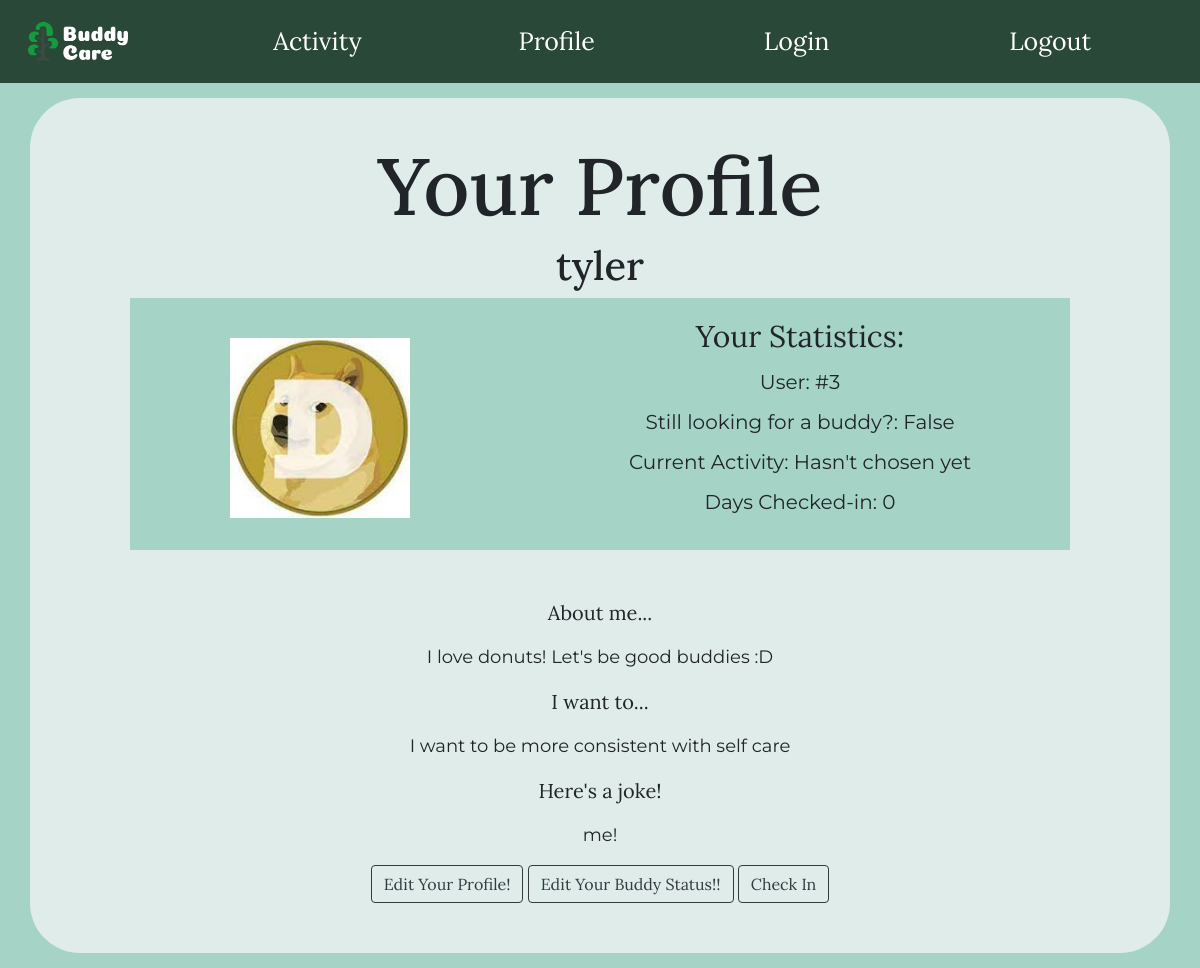
Before: /profile (signed in) with the older database file.
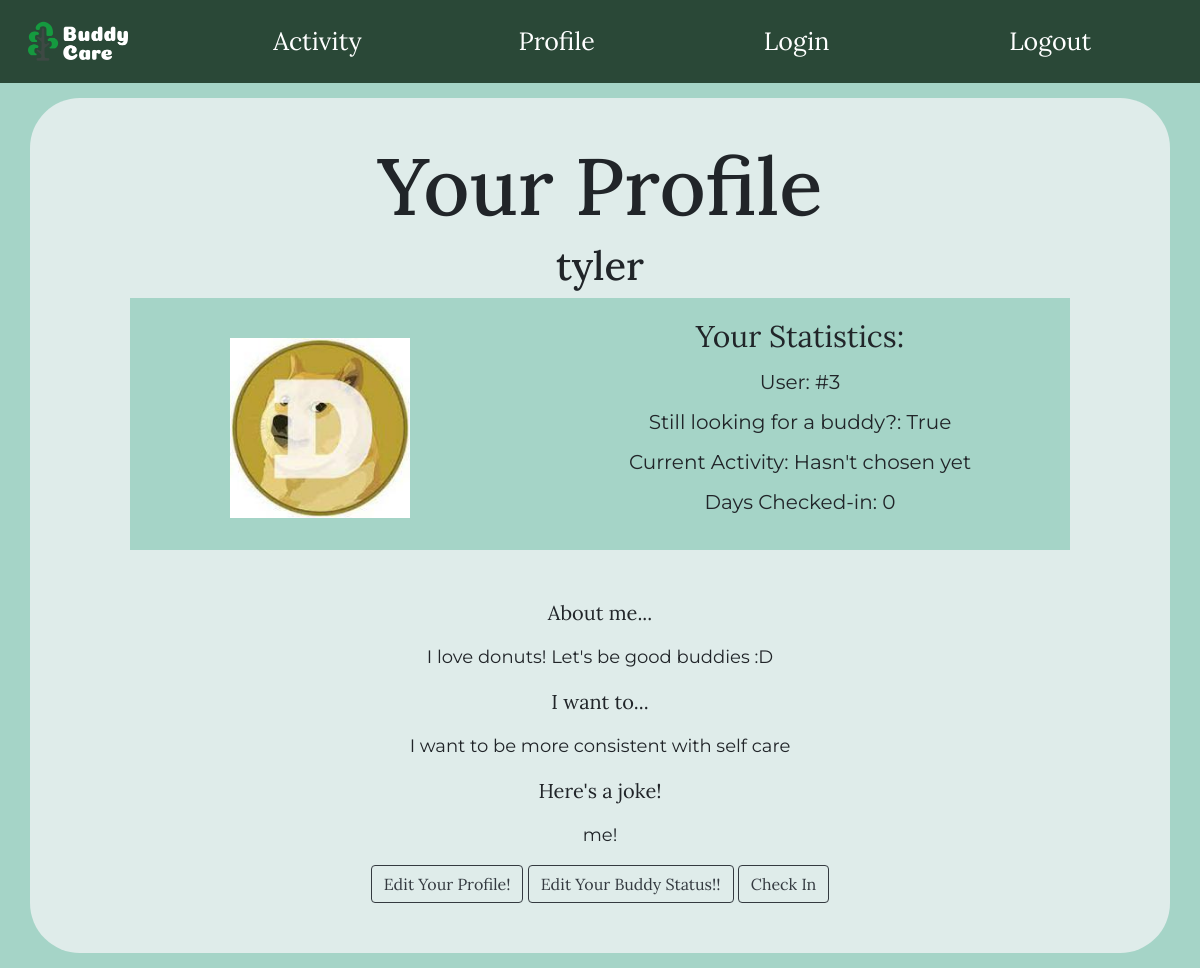
After: the same page with the newer database file.
### app.py (models this page shows, shortened)
class User(db.Model):
    id = db.Column("id", db.Integer, primary_key= True)
    username = db.Column("username", db.String(100))
    password = db.Column("password", db.String(100))
    bud = db.Column("bud", db.Boolean)
    activity = db.Column("activity", db.String(100))
    streak = db.Column("streak", db.Integer, primary_key=True)
    bio = db.Column("bio", db.String(300))
    achieve = db.Column("achieve", db.String(300))
    joke = db.Column("joke", db.String(200))
    budName = db.Column("buddy",db.String(200))
    image_file = db.Column("img", db.String(100), default="sunflowers.jpg")
    lastCheckIn= db.Column(db.DateTime, default=None)

### app.py (the view)
@app.route("/profile", methods=["POST", "GET"])
def profile():
    if "name" in session:
        user = User.query.filter_by(username=session['name']).first()
        if user == None:
            flash("Cannot find user. Try Again!")
            return redirect(url_for("home"))
        if request.method=="POST":
            if request.form['button'] == 'Remove Buddy':
                flash("Buddy removed :(")
                budName = user.budName
                buddy = User.query.filter_by(username=budName).first()
                user.budName = None
                buddy.budName = None
                user.bud = True
                buddy.bud = True
                db.session.commit()
                return render_template('profile.html', user=user)
            elif request.form["button"]== "Check In":
                if 'name' in session:
                    user = User.query.filter_by(username=session['name']).first()
                    if user.streak==0:
                        user.lastCheckIn= datetime.now()
                        user.streak=1
                    else:
                        difference = datetime.now() - user.lastCheckIn
                        daysPassed = difference.days
                        if (daysPassed >= 1):
                            user.streak= user.streak+1
                            user.lastCheckIn=datetime.now()
                            user.streak= user.streak+1
                        else:
                            flash("You already checked in once today!")
                    db.session.commit()
                return render_template('profile.html', user=user)
            else:
                bio = request.form["bio"]
                achieve = request.form["achieve"]
                joke = request.form["joke"]
                pfp = request.files["pfp"]
                if bio:
                    user.bio = bio
                if achieve:
                    user.achieve = achieve
                if joke:
                    user.joke = joke
                if pfp:
                    flash("Profile Successfully Changed")
                    picture_file = save_picture(pfp)
                    user.image_file = picture_file
                db.session.commit()
                return render_template('profile.html', user=user)
        else:
            return render_template('profile.html', user=user)
    else:
        flash("You must login first!")
        return redirect(url_for("login"))

### app.py (called while the page is built)
@app.before_request
def before_request():
    g.user = None
    if User:
        if 'name' in session and not(session['name'] == None):
            user = User.query.filter_by(username = session['name']).first()
            g.user = user

### templates/profile.html (shortened to what this page needs)
{% extends "base.html" %}
{% block content %}
<head>
</head>
  <body>
    <div class="container">
      <h1 class="title">Your Profile</h1>
      <h1>{{user.username}}</h1>
      <div class="image" class="left" style="float: left; padding: 0 20px 20px 0;; width: 200px; overflow: hidden; height: 200px; display: block; margin: 40px 100px 40px">
        <img src= "static/images/{{ user.image_file }}" class="image" alt="default">
      </div>
      <div class="textContainer">
        <h2 class="subtitle" style= "font-size:30px; ">
          <p class="systemText">Your Statistics:</p>
          <p class="userText">User: #{{user.id}}</p>
          <p class="userText">Still looking for a buddy?: {{user.bud}}</p>
          <p class="userText">
          {% if user.activity %}
            Current Activity: {{user.activity}}
          {% else %}
            Current Activity: Hasn't chosen yet
          {% endif %}</p>
          <p class="userText">Days Checked-in: {{user.streak}}</p></h2>
      </div><br>
      <div>
        <br>
        <b><p class="about">About me...</p></b><b><p class="answers">{{user.bio}}</p></b>
        <b><p class="about">I want to...</p></b><b><p class="answers">{{user.achieve}}</p></b>
        <b><p class="about">Here's a joke!</p></b><b></b><p class="answers">{{user.joke}}</p></b>
      </div>
            <form method="POST">
              <a href="/Questions"><button type="button" class="btn btn-outline-dark">Edit Your Profile!</button></a>
              {% if user.budName == None %}
                <a href="/edit"><button type="button" class="btn btn-outline-dark" name="buddy" value="Edit Status">Edit Your Buddy Status!!</button></a>
              {% else %}
                <a href="/profile"><input type="submit" class="btn btn-outline-dark" name="button" value="Remove Buddy"/></a>
              {% endif %}
              <a href="/profile"><input type="submit" class="btn btn-outline-dark" name="button" value="Check In"></button></a>
            </form>
      </div>
  </body>
{% endblock %}

Changed rows visible on the page:
changed User "tyler": bud "False" → "True"
